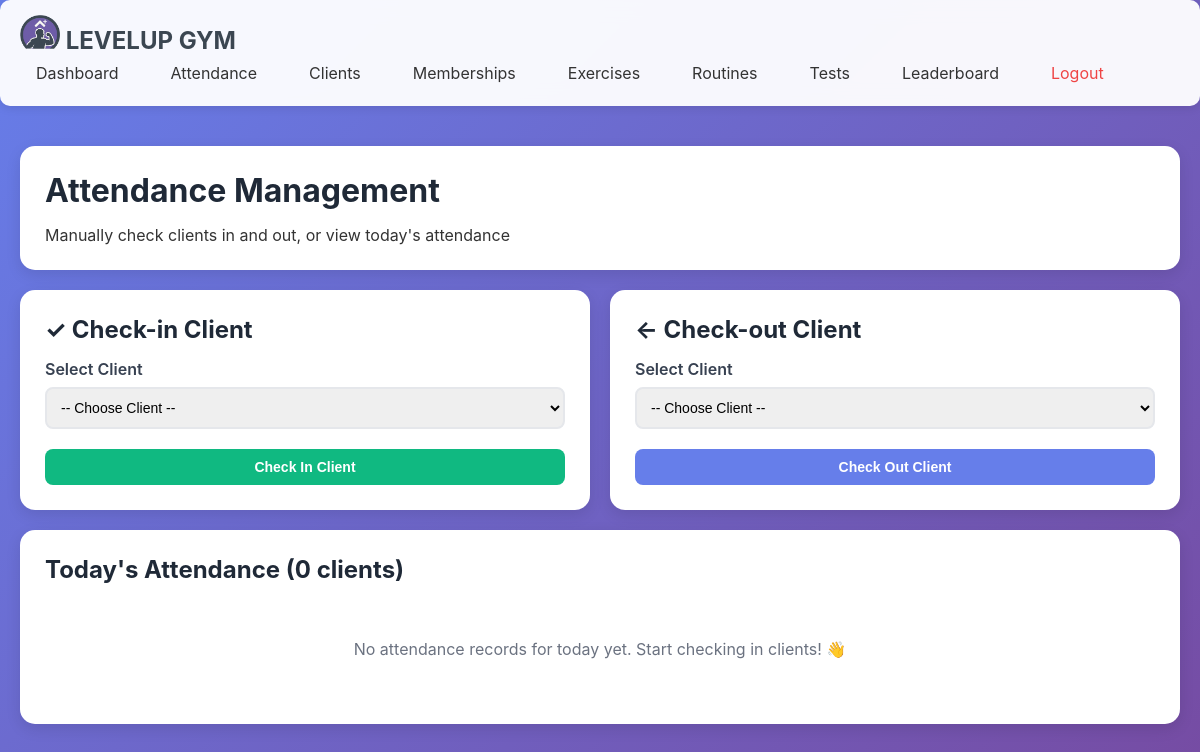
/admin/attendance (signed in), run on an earlier commit of the app's database.
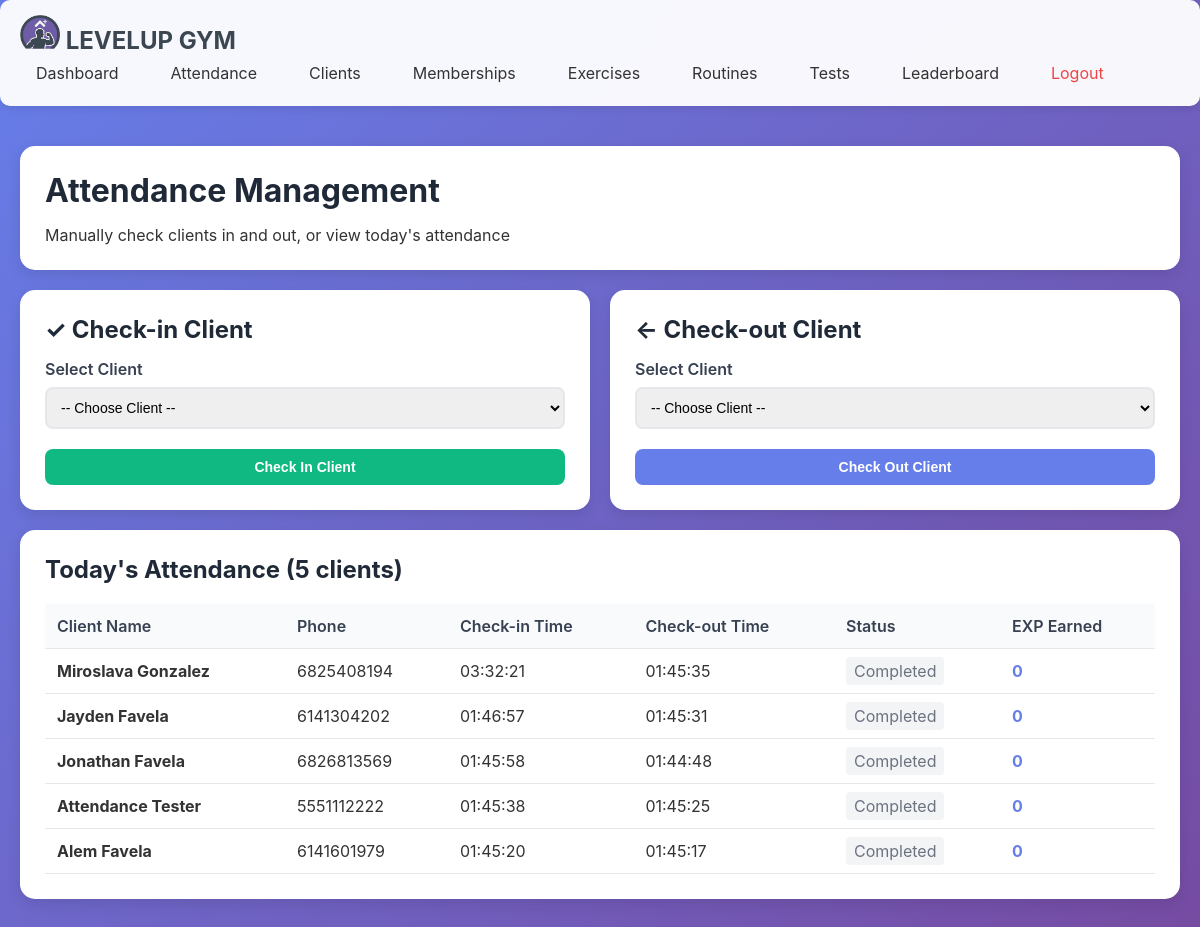
And on a later commit of the database.
### tables this page shows
CREATE TABLE attendance (
                attendance_id INTEGER PRIMARY KEY AUTOINCREMENT,
                client_id INTEGER NOT NULL,
                check_in_date DATE NOT NULL,
                check_in_time TIME,
                check_out_time TIME,
                exp_earned INTEGER DEFAULT 0,
                FOREIGN KEY (client_id) REFERENCES clients(client_id) ON DELETE CASCADE,
                UNIQUE(client_id, check_in_date)
            );

CREATE TABLE clients (
                client_id INTEGER PRIMARY KEY AUTOINCREMENT,
                phone_number TEXT UNIQUE NOT NULL,
                pin_hash TEXT NOT NULL,
                first_name TEXT NOT NULL,
                last_name TEXT NOT NULL,
                email TEXT,
                date_of_birth DATE,
                gender TEXT,
                registration_date DATETIME DEFAULT CURRENT_TIMESTAMP,
                status TEXT DEFAULT 'active',
                profile_photo_path TEXT
            );

### main.py (the view)
@app.route('/admin/attendance')
@admin_required
def admin_attendance():
    attendance_list = attendance_ctrl.get_gym_attendance_today()
    clients = Client.get_all_active()
    return render_template('admin/attendance.html',
                         attendance_list=attendance_list,
                         clients=clients)

### database/db_manager.py (called while the page is built)
    def connect(self):
        self.conn = sqlite3.connect(self.db_name)
        self.conn.row_factory = sqlite3.Row  # Access columns by name
        self.cursor = self.conn.cursor()

    def disconnect(self):
        if self.conn:
            self.conn.close()

    def execute_query(self, query, params=None):
        self.connect()
        if params:
            self.cursor.execute(query, params)
        else:
            self.cursor.execute(query)
        results = self.cursor.fetchall()
        self.disconnect()
        return results

### main.py (called while the page is built)
def admin_required(f):
    @wraps(f)
    def decorated_function(*args, **kwargs):
        if 'admin_logged_in' not in session:
            return redirect(url_for('admin_login'))
        return f(*args, **kwargs)
    return decorated_function

### models/client.py (called while the page is built)
    @property
    def full_name(self):
        return f"{self.first_name} {self.last_name}"

### templates/admin/attendance.html (shortened to what this page needs)
{% extends "admin/base.html" %}
{% block content %}
<div class="card">
    <h1>Attendance Management</h1>
    <p>Manually check clients in and out, or view today's attendance</p>
</div>
<div class="grid grid-2">
    <div class="card">
        <h2>✓ Check-in Client</h2>
        <form method="POST" action="{{ url_for('admin_checkin') }}">
            <div class="form-group">
                <label for="checkin_client_id">Select Client</label>
                <select id="checkin_client_id" name="client_id" required>
                    <option value="">-- Choose Client --</option>
                </select>
            </div>
            <button type="submit" class="btn btn-success" style="width: 100%;">Check In Client</button>
        </form>
    </div>
    <div class="card">
        <h2>← Check-out Client</h2>
        <form method="POST" action="{{ url_for('admin_checkout') }}">
            <div class="form-group">
                <label for="checkout_client_id">Select Client</label>
                <select id="checkout_client_id" name="client_id" required>
                    <option value="">-- Choose Client --</option>
                </select>
            </div>
            <button type="submit" class="btn btn-primary" style="width: 100%;">Check Out Client</button>
        </form>
    </div>
</div>
<div class="card">
    <h2>Today's Attendance ({{ attendance_list|length }} clients)</h2>
    {% if attendance_list %}
    <table>
        <thead>
            <tr>
                <th>Client Name</th>
                <th>Phone</th>
                <th>Check-in Time</th>
                <th>Check-out Time</th>
                <th>Status</th>
                <th>EXP Earned</th>
            </tr>
        </thead>
        <tbody>
            {% for record in attendance_list %}
            <tr>
                <td><strong>{{ record.client_name }}</strong></td>
                <td>{{ record.phone_number }}</td>
                <td>{{ record.check_in_time }}</td>
                <td>
                    {% if record.check_out_time %}
                        {{ record.check_out_time }}
                    {% else %}
                        <span style="color: #9ca3af;">-</span>
                    {% endif %}
                </td>
                <td>
                    {% if record.check_out_time %}
                        <span style="color: #6b7280; background: #f3f4f6; padding: 4px 8px; border-radius: 4px;">Completed</span>
                    {% else %}
                        <span style="color: #10b981; background: #d1fae5; padding: 4px 8px; border-radius: 4px; font-weight: 600;">💪 In Gym</span>
                    {% endif %}
                </td>
                <td><strong style="color: #667eea; font-size: 16px;">{{ record.exp_earned }}</strong></td>
            </tr>
            {% endfor %}
        </tbody>
    </table>
    {% else %}
    <p style="color: #6b7280; padding: 40px; text-align: center; font-size: 16px;">
        No attendance records for today yet. Start checking in clients! 👋
    </p>
    {% endif %}
</div>
{% endblock %}

What changed in the data, as far as the page shows it:
added attendance: client_name "Miroslava Gonzalez", phone_number "6825408194", check_in_time "03:32:21", check_out_time "01:45:35", shows "Completed", exp_earned "0"
added attendance: client_name "Jayden Favela", phone_number "6141304202", check_in_time "01:46:57", check_out_time "01:45:31", shows "Completed", exp_earned "0"
added attendance: client_name "Jonathan Favela", phone_number "6826813569", check_in_time "01:45:58", check_out_time "01:44:48", shows "Completed", exp_earned "0"
added attendance: client_name "Attendance Tester", phone_number "5551112222", check_in_time "01:45:38", check_out_time "01:45:25", shows "Completed", exp_earned "0"
added attendance: client_name "Alem Favela", phone_number "6141601979", check_in_time "01:45:20", check_out_time "01:45:17", shows "Completed", exp_earned "0"
Also different on the page:
{{ attendance_list|length }}: "0" → "5"
text no longer shown: "No attendance records for today yet. Start checking in clients! 👋"
text now shown: "Client Name Phone Check-in Time Check-out Time Status EXP Earned"
